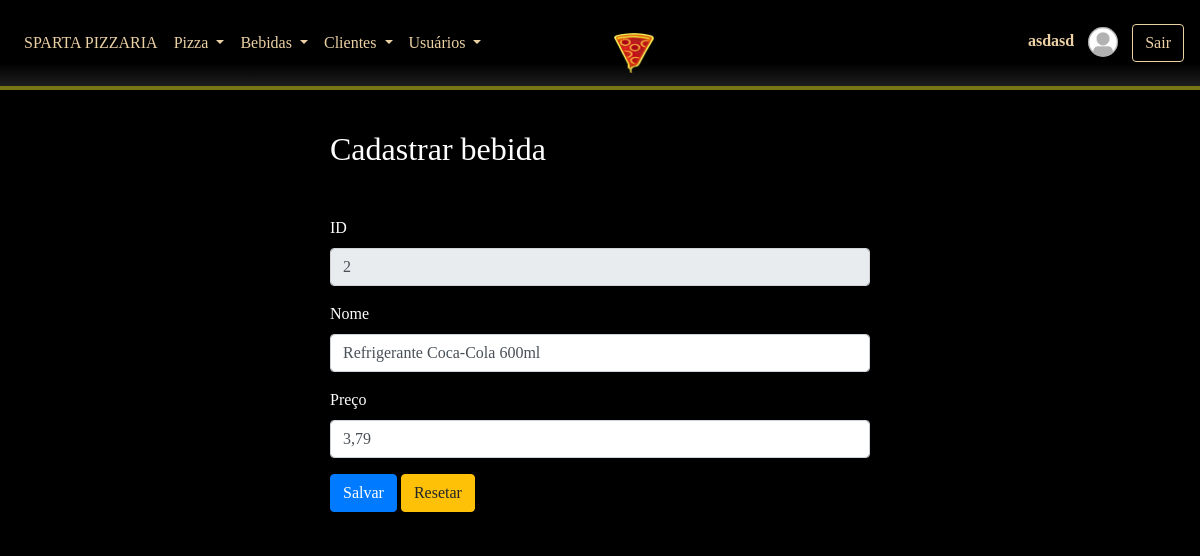
Page /administrativo/form_bebida.php?id=2 (signed in) on the committed database.
### tables this page shows
CREATE TABLE `bebida` (
  `id` int NOT NULL AUTO_INCREMENT,
  `nome` varchar(45) NOT NULL,
  `preco` float NOT NULL,
  PRIMARY KEY (`id`)
);

### administrativo/classes/Conexao.php (called while the page is built, shortened)
<?php
class Conexao
{
	private $host;
	private $user;
	private $password;
	public function __construct() {
		$this->host = 'mysql:host=localhost;dbname=pizzaria_sparta';
		$this->user = 'root';
		$this->password = 'JuanPablo';
	}
    public function conectar() {
    	try {
			$conn = new PDO(
							$this->host,
							$this->user,
							$this->password
						);
			return $conn;
		} catch (PDOException $e) {
			echo 'Erro na conexao. Erro reportado: ' . $e->getMessage();
			exit;
		}
    }
}

### administrativo/classes/BebidaDAO.php (called while the page is built, shortened)
<?php
require_once 'Model.php';
class BebidaDAO extends Model
{
    public function __construct()
    {
        $this->tabela = 'bebida';
        $this->class  = 'Bebida';
    }
}

### administrativo/classes/Model.php (called while the page is built, shortened)
<?php
require 'Conexao.php';
class Model
{
	protected $tabela;
	protected $class;
	protected $db;
	public function __construct()
	{
		$conexao = new Conexao();
		$this->db = $conexao->conectar();
	}
    public function get($id)
    {
    	$sql = "SELECT * FROM {$this->tabela} WHERE id = {$id}";
    	$stmt = $this->db->prepare($sql);
    	$stmt->setFetchMode(PDO::FETCH_CLASS, $this->class);
    	$stmt->execute();
    	return $stmt->fetch();
    }
}

### administrativo/classes/Bebida.php (called while the page is built, shortened)
<?php
class Bebida
{
   private $id;
   private $nome;
   private $preco;
    public function getId()
    {
        return $this->id;
    }
    public function getNome()
    {
        return $this->nome;
    }
    public function getPreco()
    {
        return number_format($this->preco, 2, ',','.');
    }
}

### administrativo/form_bebida.php (the view)
<?php include './layout/header.php'; ?>
<?php include './layout/menu.php'; ?>
<?php
	require 'classes/Bebida.php';
	require 'classes/BebidaDAO.php';
	$bebida = new Bebida();
	if(isset($_GET['id']) && $_GET['id'] != '') {
		$id = $_GET['id'];
		$bebidaDAO = new BebidaDAO();
		$bebida = $bebidaDAO->get($id);
	}
?>
<div class="row" style="margin-top:40px">
	<div class="col-6 offset-3">
		<h2>Cadastrar bebida</h2>
	</div>
</div>
<div class="row">
	<div class="col-6 offset-3">
		<p>&nbsp;</p>
		<form action="controle_bebida.php?acao=<?= ( $bebida->getId() != '' ? 'editar' : 'cadastrar' )?>" method="post">
			<div class="form-group">
				<label for="id">ID</label>
				<input type="text" class="form-control" name="id" id="id" value="<?=($bebida->getId() != '' ? $bebida->getId() : '')?>" readonly>
			</div>
			<div class="form-group">
				<label for="nome">Nome</label>
				<input type="text" class="form-control" name="nome" id="nome" required value="<?= ($bebida->getNome() != '' ? $bebida->getNome() : '') ?>">
			</div>
			<div class="form-group">
				<label for="preco">Preço</label>
				<input type="text" name="preco" id="preco" value="<?= ($bebida->getPreco() != '' ? $bebida->getPreco() : '0,00' ) ?>" class="form-control moeda">
			</div>
			<div class="form-group">
				<button type="submit" class="btn btn-primary">Salvar</button>
				<button type="reset" class="btn btn-warning">Resetar</button>
			</div>
		</form>
	</div>
</div>
<?php include './layout/footer.php'; ?>

### administrativo/assets/css/estilo-3.css (style rules this page uses)
body { background-color: #fefdf2; font-family: "Avant Garde","Avantgarde","Century Gothic","CenturyGothic","AppleGothic","sans-serif"; }

### rows in the picture
bebida: id "2", nome "Refrigerante Coca-Cola 600ml", preco "3,79"

### other values in the picture
$_SESSION['nome'] "asdasd"
